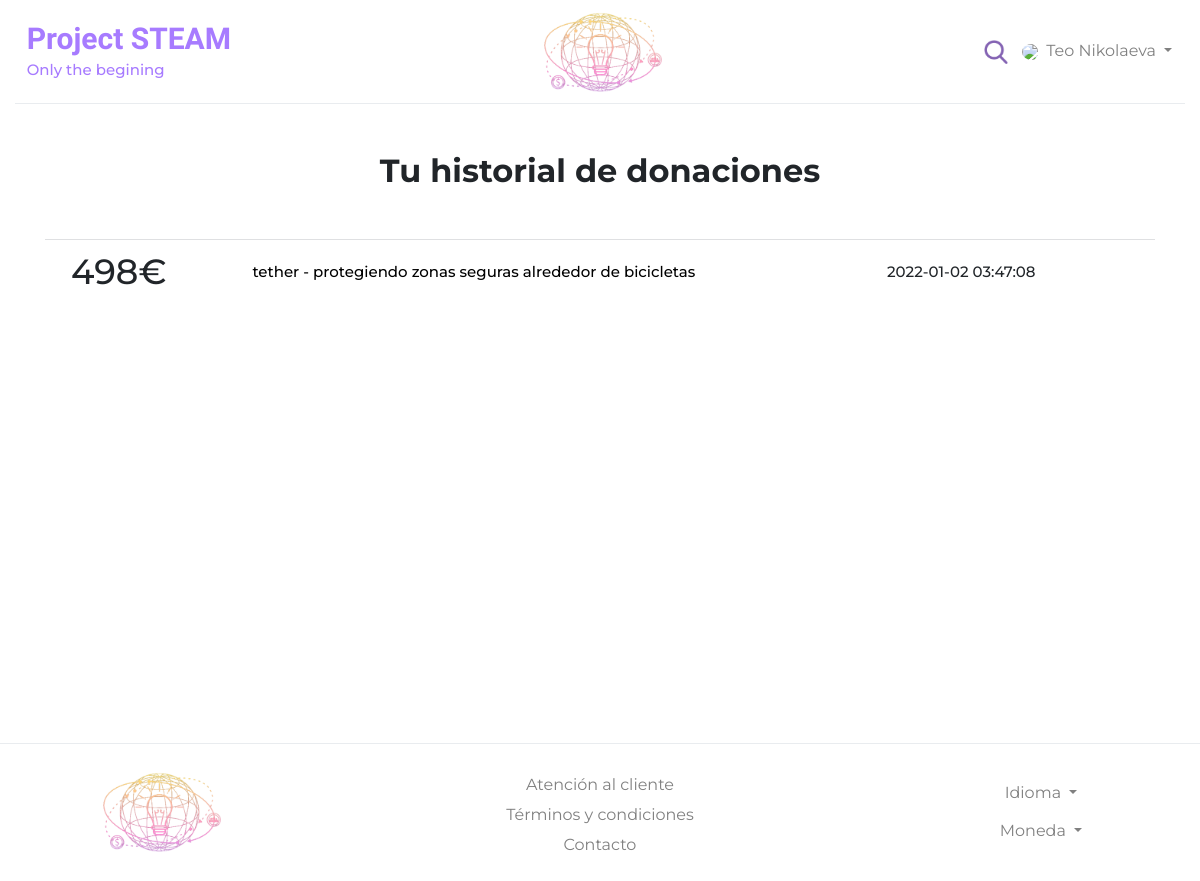
Screenshot of /your_donations.php (signed in) with the database file from the repository.
### tables this page shows
CREATE TABLE `donations` (
  `id` int(11) NOT NULL,
  `id_user` int(11) NOT NULL,
  `id_project` int(11) NOT NULL,
  `donation` int(11) NOT NULL,
  `date` timestamp NOT NULL DEFAULT current_timestamp(),
  `donor_name` varchar(100) NOT NULL
);

CREATE TABLE `projects` (
  `title` text NOT NULL,
  `subtitle` text NOT NULL,
  `organizer_id` int(11) NOT NULL,
  `start_date` timestamp NOT NULL DEFAULT current_timestamp(),
  `end_date` timestamp NOT NULL DEFAULT current_timestamp(),
  `description` text NOT NULL,
  `picture` text NOT NULL,
  `moneyGoal` int(11) NOT NULL,
  `id_project` int(11) NOT NULL,
  `science` tinyint(1) NOT NULL,
  `tech` tinyint(1) NOT NULL,
  `eng` tinyint(1) NOT NULL,
  `art` tinyint(1) NOT NULL,
  `math` tinyint(1) NOT NULL
);

### your_donations.php (the view, shortened to what this page needs)
<?php
  include "dbConn.php";
  $sql = "SELECT * FROM `donations` INNER JOIN users ON donations.id_user = users.id_user INNER JOIN projects ON donations.id_project = projects.id_project WHERE users.id_user=". $_SESSION['user_id']. " AND `users`.active = 1 ORDER BY date ASC";
  $result = mysqli_query($connection, $sql);
  $donations = [];
  if (mysqli_num_rows($result) > 0) {
    while($row = mysqli_fetch_assoc($result)) {
      $donations[] =  $row;
    }
  } else {
    $project_donations='0';
  }
?>
<!DOCTYPE html>
<html lang="es">
<head>
    <link rel="stylesheet" href="https://maxcdn.bootstrapcdn.com/bootstrap/4.0.0/css/bootstrap.min.css"
 />
    <link href="css/style.css" rel="stylesheet" />
</head>
<body>
    <?php include "top_bar.php"?>
    <div class="container text-center project_header mt-5 mb-5">
        <h1>Tu historial de donaciones</h1>
    </div>
    <div class="container donations_elements">
        <?php
            for ($i=0; $i<count($donations); $i++) {
            echo
            '<div class="row element">
            <div class="col-md-2 element_col">
            <h1>'. $donations[$i]['donation'].'€</h1>
            </div>
            <div class="col-md-7 element_col">
            <h2><a href="proyectos.php?project_id='.$donations[$i]['id_project'].'">'.$donations[$i]['title'].'</a></h2>
            </div>
            <div class="col-md-3 element_col">
            <h2>'.$donations[$i]['date'].'</h2>
            </div>
            </div>
            ';
            }
        ?>
    </div>
    <footer class="row footer_container">
        <div class="col-md-3 footer_columna">
            <img class="img-fluid logo" src="media/logo_multicolor.png" />
        </div>
        <div class="col-md-6 footer_columna">
            <a href="#">Atención al cliente</a>
            <a href="#">Términos y condiciones</a>
            <a href="#">Contacto</a>
        </div>
        <div class="col-md-3 footer_columna">
            <div class="dropdown show">
                <a class="btn dropdown-toggle" href="#" role="button" id="dropdownMenuLink" data-toggle="dropdown"
                    aria-haspopup="true" aria-expanded="false">
                    Idioma
                </a>
            </div>
            <div class="dropdown show">
                <a class="btn dropdown-toggle" href="#" role="button" id="dropdownMenuLink" data-toggle="dropdown"
                    aria-haspopup="true" aria-expanded="false">
                    Moneda
                </a>
            </div>
        </div>
    </footer>
</body>
</html>

### css/style.css (style rules this page uses)
:root { --amarillo: #FFE031; --rosa: #FF66C4; --morado: #A77BFF; --verdeSteam: #9bffb2; --celesteSteam: #47e2ff; --amarilloSteam: #ffeb3f; --naranjaSteam: #fd9b1e; --rojoSteam: #ff3838; --colorClaro: #f8f9f9; }
body { margin: 0; padding: 0; font-family: 'Montserrat', sans-serif; }
h1 { margin: 0; font-size: 35px; }
h2 { margin: 0; padding-top: 0.75%; padding-bottom: 0.75%; font-size: 15px; }
.logo { position: relative; height: 80px; width: auto; margin-block: auto; justify-self: center; }
.footer_container { border-top: 1px solid #e9ecef; margin-top: 2%; padding-block: 1%; padding: 2% 1%; margin-inline: 0px; }
.footer_columna { margin-top: auto; margin-bottom: auto; text-align: center; }
footer a, .nav a { display: block; padding-top: 1%; color: grey; }
.project_header h1 { font-weight: bold; font-size: xx-large; text-align: center; }
.donations_elements { min-height: 30rem; max-height: 50rem; overflow: auto; }
.element { border-top: 1.5px solid #dfe0e2; margin: 0; padding: 1%; }
.element_col { margin-block: auto; }
.element a { color:black; }

### rows the page displays
donations: donation "498", id_project.title "tether - protegiendo zonas seguras alrededor de bicicletas", date "2022-01-02 03:47:08"

### other values shown
$_SESSION['name'] "Teo Nikolaeva"
